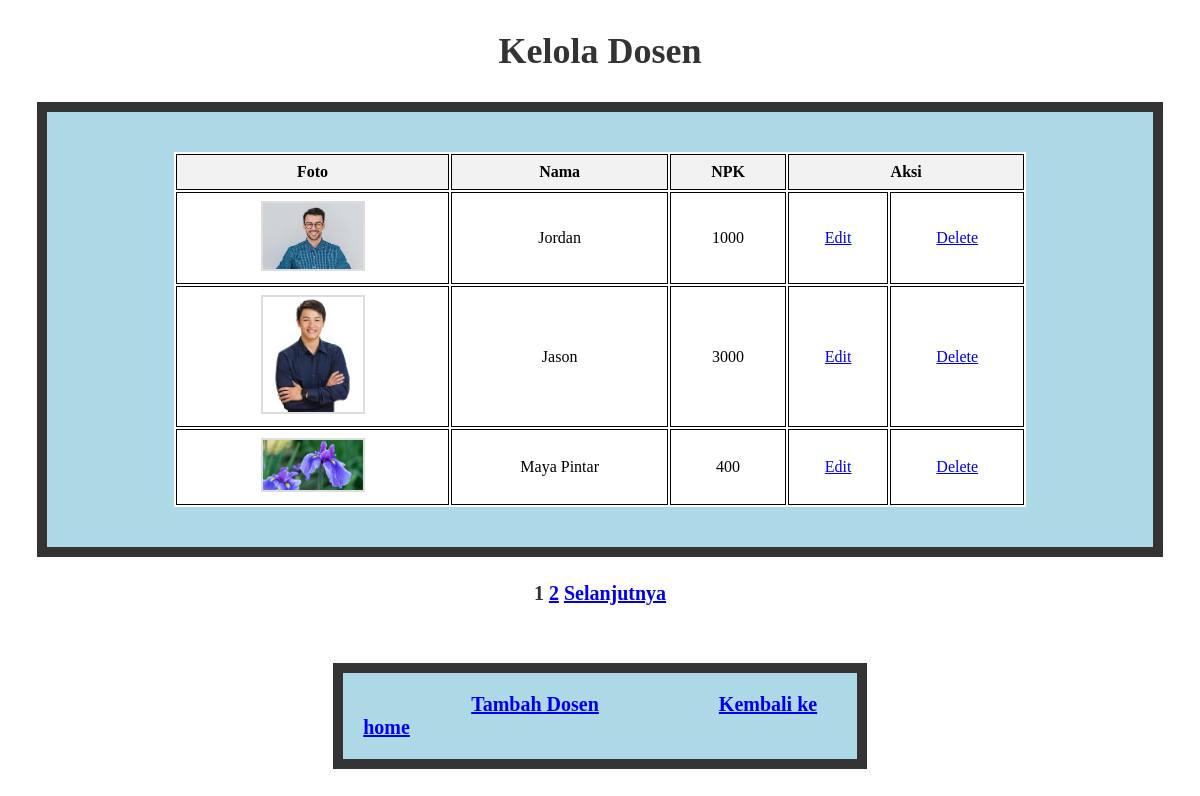
Before: /Project_FSP/admin_dosen.php with the older database file.
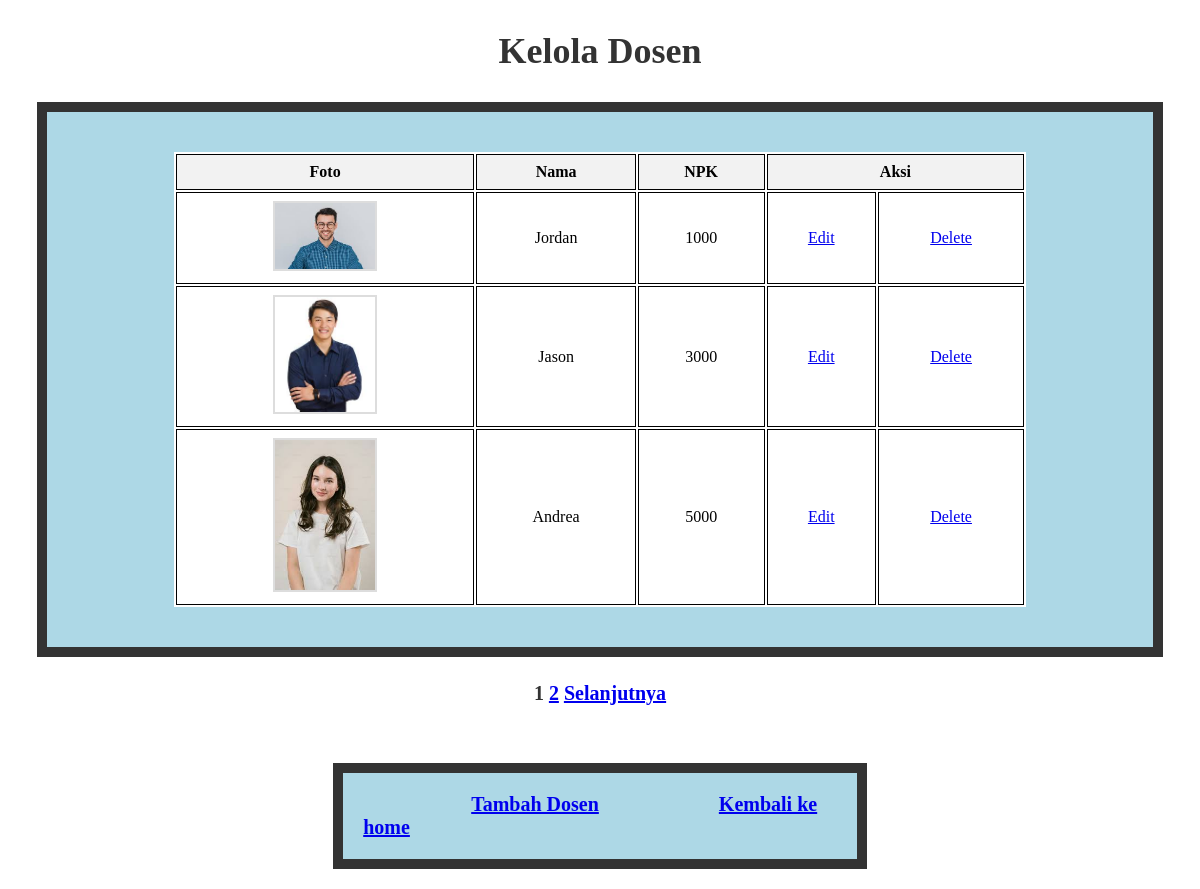
After: the same page with the newer database file.
### tables this page shows
CREATE TABLE `dosen` (
  `npk` char(6) NOT NULL,
  `nama` varchar(45) DEFAULT NULL,
  `foto_extension` varchar(4) DEFAULT NULL,
  PRIMARY KEY (`npk`)
);

### Project_FSP/class/parent.php (called while the page is built, shortened)
<?php
class classParent {
    public function __construct() {
        $this->mysqli = new mysqli(SERVER, UID, PWD, DB);
    }
}
?>

### Project_FSP/class/dosen.php (called while the page is built, shortened)
<?php
    require_once 'parent.php';
    class dosen extends classParent {
        public function getDosen($npk, $offset = null, $limit = null){
            if (!is_null($offset)) {
               $sql = "SELECT * FROM DOSEN WHERE NPK LIKE ? LIMIT $offset, $limit";
                $stmt = $this->mysqli->prepare($sql);
                $stmt->bind_param('s', $npk);
            }
            else{
                $sql = 'SELECT * FROM DOSEN WHERE NPK LIKE ?';
                $stmt = $this->mysqli->prepare($sql);
                $stmt->bind_param('s', $npk);
            }
            $stmt->execute();
            $res = $stmt->get_result();
            return $res;
        }
    }
?>

### Project_FSP/admin_dosen.php (the view, shortened to what this page needs)
<!DOCTYPE html>
<html>
    <?php
    require_once 'class/dosen.php';
    ?>
<head>
</head>
<body>
    <h2><b>Kelola Dosen</b></h2>
    <div class = 'tabelKontainer'>
    <table>
        <thead>
            <thead>
            <tr>
                <th>Foto</th>
                <th>Nama</th>
                <th>NPK</th>
                <th colspan="2">Aksi</th>
            </tr>
        </thead>
        <tbody>
            <?php
                $PER_PAGE = 3;
                $dosen = new dosen();
                $cari = isset($_GET['cari']) ? $_GET['cari'] : '';
                $cari_persen = "%" . $cari . "%";
                $offset = isset($_GET['start']) ? (int)$_GET['start'] : 0;
                $res = $dosen->getDosen($cari_persen, $offset, $PER_PAGE);
                while($row = $res->fetch_assoc()) {
                    echo "<tr>";
                        echo "<td> <img src = 'image_dosen/" . $row['npk'] . "." . $row['foto_extension'] . "' width='100'></td>";
                        echo "<td>" . $row['nama'] . "</td>";
                        echo "<td>" . $row['npk'] . "</td>";
                        echo "<td>";
                            echo "<a href = 'admin_edit_dosen.php?npk=".$row['npk']."'>Edit</a>";
                        echo "</td>";
                        echo "<td>";
                            echo "<a href='admin_delete_dosen.php?npk=".$row['npk']."'>Delete</a>";
                        echo "</td>";
                    echo "</tr>";
                }
            ?>
        </tbody>
    </table>
    </div>
    <p>
        <?php
        $res = $dosen->getDosen($cari_persen);
        $total_data = $res->num_rows;
        $max_page = ceil($total_data / $PER_PAGE);
        $current_page = floor($offset / $PER_PAGE) + 1;
        for($page=1; $page <= $max_page; $page++)
        {
            $offs = ($page - 1) * $PER_PAGE;
            if ($page == $current_page)
            {
                echo "<b class = 'paging'>$page</b> ";
            }
            else{
                echo "<a class='paging' href='?start=$offs&cari=$cari'>$page</a> ";
            }
        }
        if ($current_page < $max_page)
        {
            $next = $offset + $PER_PAGE;
            echo "<a class='paging' href='?start=$next&cari=$cari'> Selanjutnya</a> ";
        }
        ?>
    </p> <br>
    <div class = 'linkKontainer'>
        <a id='linkInsert' href = "admin_insert_dosen.php">Tambah Dosen</a>
        <a id = 'balikHome' href = "admin_home.php">Kembali ke home</a>
    </div>
</body>
</html>

### Project_FSP/admin_dosen.php (style rules this page uses)
h2 { text-align: center; margin-top: 30px; color: #333; font-size: 36px; font-weight: bold; }
img { border: 2px solid #ddd; }
p { text-align: center; margin-top: 25px; color: #333; font-size: 20px; }
table { width: 80%; margin: 20px auto; background: white; border: 10px #333; }
th, td { border: 1px solid black; padding: 8px; text-align: center; }
th { background-color: #f2f2f2; }
#linkInsert { margin-left: 100px; padding: 8px; font-size: 20px; font-weight: bold; }
#balikHome { margin-left: 100px; padding: 8px; font-size: 20px; font-weight: bold; }
.tabelKontainer { width: 90%; margin: 20px auto; background: lightblue; padding: 20px; border: 10px solid #333; }
.linkKontainer { width: 40%; margin: 20px auto; background: lightblue; padding: 20px; border: 10px solid #333; }
.paging { font-size: 20px; font-weight: bold; }

Changed rows visible on the page:
removed dosen: shows a picture, nama "Maya Pintar", npk "400"
now on this page (row unchanged): dosen: npk (picture), nama "Andrea", npk "5000"
